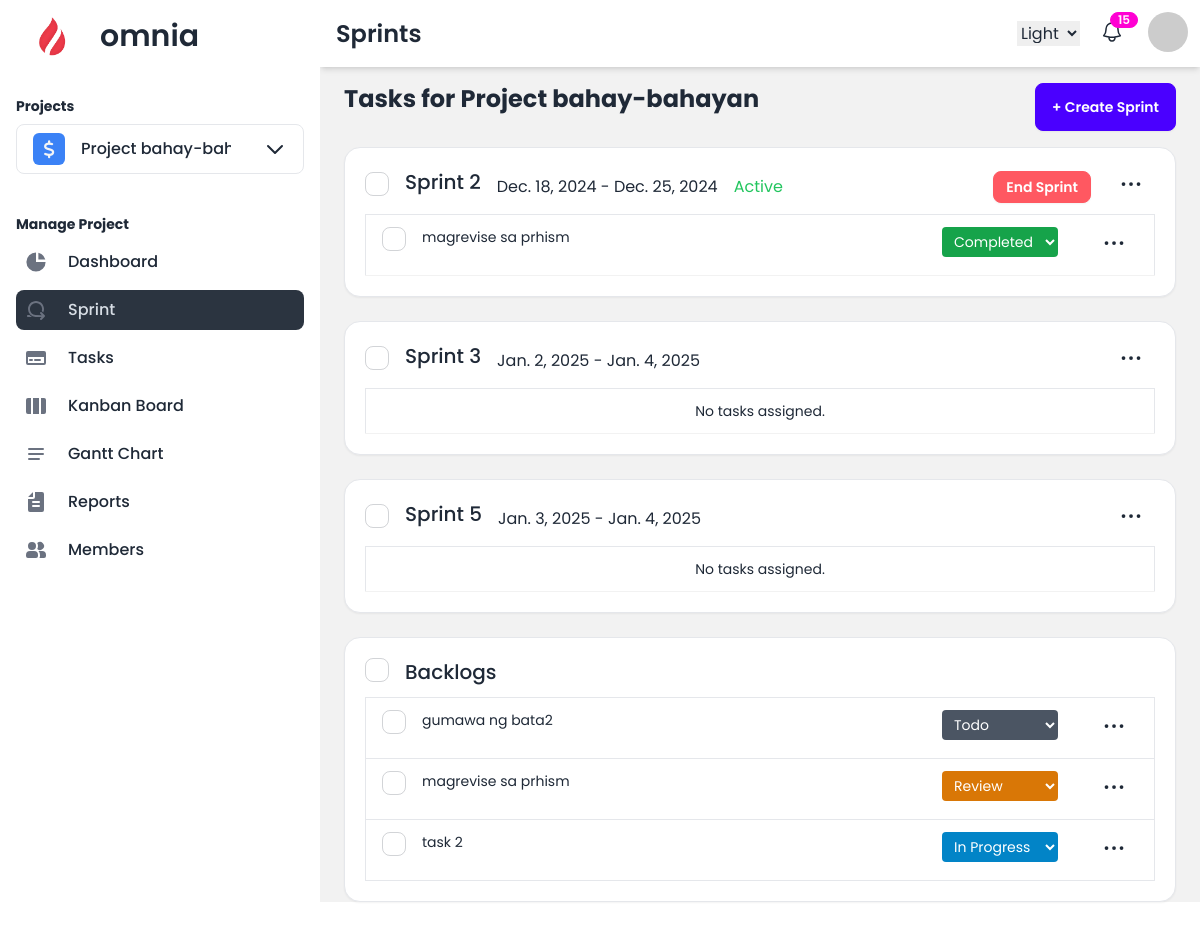
Before: /projects/sprints/ (signed in) with the older database file.
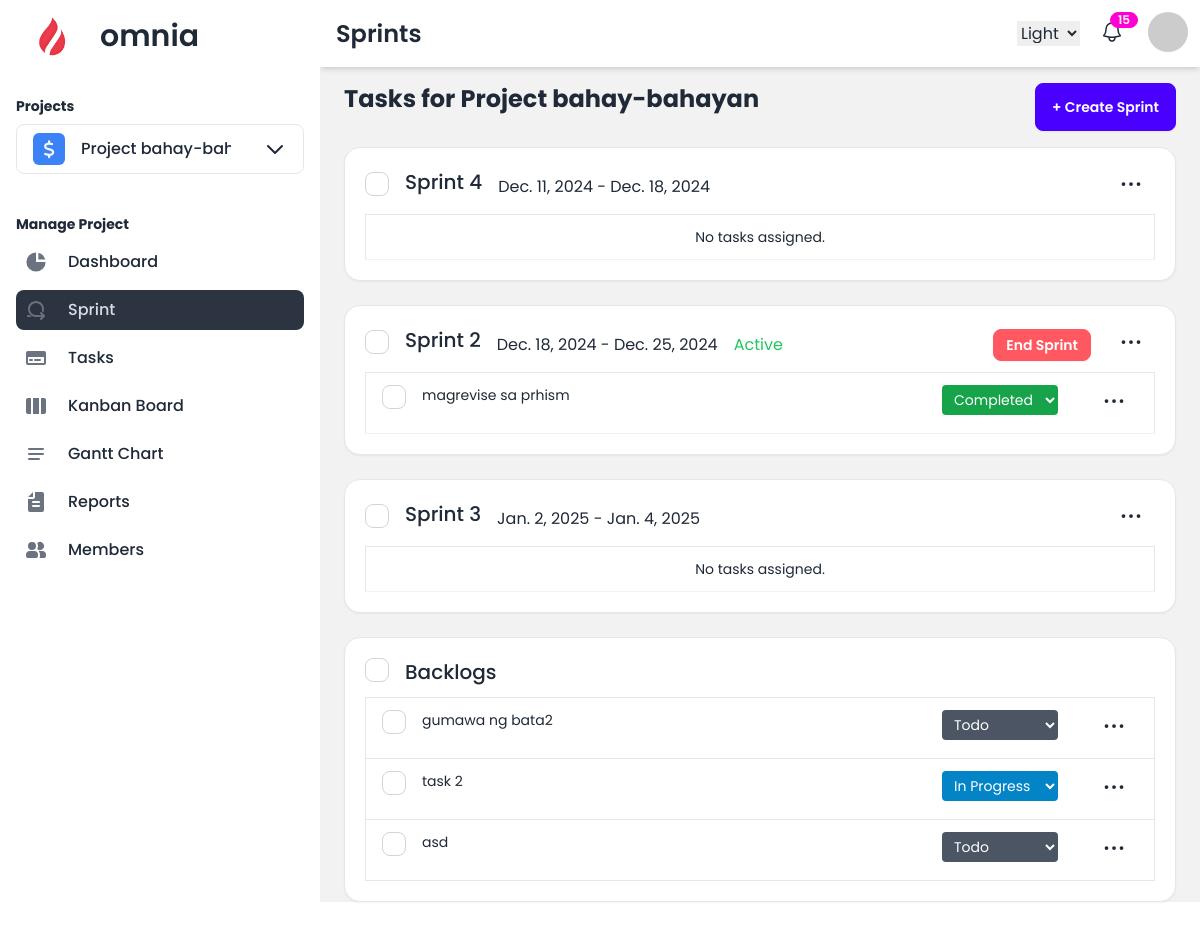
After: the same page with the newer database file.
### projects/models.py (models this page shows, shortened)
class Sprint(models.Model):
    project = models.ForeignKey(Project, on_delete=models.CASCADE, related_name='sprints')
    name = models.CharField(max_length=100)
    start_date = models.DateField()
    end_date = models.DateField()
    is_active = models.BooleanField(default=False)
    ended = models.BooleanField(default=False)
    created_at = models.DateTimeField(auto_now_add=True)

class Task(models.Model):
    STATUS_CHOICES = [
        ('todo', 'Todo'),
        ('in_progress', 'In Progress'),
        ('review', 'Review'),
        ('completed', 'Completed'),
    ]
    PRIORITY_CHOICES = [
        ('high', 'High'),
        ('medium', 'Medium'),
        ('low', 'Low'),
    ]
    name = models.CharField(max_length=255)
    description = models.TextField(blank=True, null=True)
    status = models.CharField(max_length=20, choices=STATUS_CHOICES, default='todo')
    priority = models.CharField(max_length=10, choices=PRIORITY_CHOICES, default='medium')
    start_date = models.DateField()
    end_date = models.DateField()
    created_at = models.DateTimeField(auto_now_add=True)
    sprint = models.ForeignKey(Sprint, on_delete=models.CASCADE, related_name='tasks', blank=True, null=True)
    project = models.ForeignKey(Project, on_delete=models.CASCADE, related_name='tasks')
    assigned_members = models.ManyToManyField(settings.AUTH_USER_MODEL, related_name='tasks', blank=True)
    assigned_teams = models.ManyToManyField(ProjectTeam, related_name='tasks', blank=True)

### projects/views.py (the view)
# urls.py: path('sprints/', views.project_sprints, name='project_sprints'),
@login_required
def project_sprints(request):
    project_id = request.session.get('current_project_id')
    if not project_id:
        return HttpResponseForbidden("No project selected.")
    today = now().date()
    project = Project.objects.get(id=project_id, owner=request.user)
    sprints = project.sprints.all().order_by('start_date')
    active_sprints = project.sprints.filter(ended=False).order_by('start_date')
    sprint_count = sprints.count()
    backlog_tasks = project.tasks.filter(sprint__isnull=True)
    sprints_with_tasks = {
        sprint: sprint.tasks.all() for sprint in active_sprints
    }
    existing_start_dates = [sprint.start_date.strftime('%Y-%m-%d') for sprint in sprints]
    if request.method == 'POST':
        form = SprintForm(request.POST)
        if form.is_valid():
            sprint = form.save(commit=False)
            sprint.project = project
            sprint.save()
            messages.success(request, "Sprint created successfully!", extra_tags="alert-success")
            return redirect('project_sprints')
        else:
            messages.error(request, "Failed to create the sprint. Please check the form and try again.", extra_tags="alert-error")
    else:
        form = SprintForm()
    return render(request, 'projects/project_sprints.html', {
        'today':today,
        'existing_start_dates': json.dumps(existing_start_dates),
        'sprints_with_tasks': sprints_with_tasks,
        'sprint_count' : sprint_count,
        'available_sprints': sprints,
        'backlog_tasks': backlog_tasks,
        'project': project,
        'form': form
    })

### projects/forms.py (shortened to what this page needs)
class ProjectForm(forms.ModelForm):
    class Meta:
        model = Project
        fields = ['name', 'emoji_icon', 'description', 'color']
        widgets = {
        }

class SprintForm(forms.ModelForm):
    class Meta:
        model = Sprint
        fields = ['name', 'start_date', 'end_date']
        widgets = {
            'start_date': forms.DateInput(attrs={'type': 'date'}),
            'end_date': forms.DateInput(attrs={'type': 'date'}),
        }
    def __init__(self, *args, **kwargs):
        self.project = kwargs.pop('project', None)
        super().__init__(*args, **kwargs)

### projects/context_processors.py (called while the page is built)
def user_projects(request):
    if request.user.is_authenticated:
        projects = Project.objects.filter(owner=request.user)
        return {'user_projects': projects}
    return {}

### projects/templatetags/custom_filters.py (called while the page is built)
@register.filter
def get_item(value, key):
    for item in value:
        if item.id == int(key):
            return item
    return None

### projects/templates/projects/project_sprints.html (shortened to what the changed rows need)
{% extends 'project_base.html' %}
{% load crispy_forms_tags %}
{% load widget_tweaks %}
{% block heading %}Sprints{% endblock %}
{% block content %}
<div class="flex items-center justify-between mb-4">
    <h1 class="text-2xl font-bold mb-4">Tasks for {{ project.name }}</h1>
</div>
{% for sprint, tasks in sprints_with_tasks.items %}
<div class="sprint-column card w-full p-5 bg-base-100 shadow-sm border mt-2 mb-6" data-sprint-id="{{ sprint.id }}">
    <div>
        <div class="flex flex-row justify-between">
            <div class="sprint-header flex flex-row items-center justify-center gap-4 mb-2">
                <label>
                    <input type="checkbox" class="checkbox" />
                </label>
                <div class="text-xl h-full font-medium">{{ sprint.name }}</div>
                <span>{{ sprint.start_date }} - {{ sprint.end_date }}</span>
                {% if sprint.end_date < today %}
                <span class="text-red-500">Sprint is overdue</span>
                {% elif  sprint.is_active %}
                <span class="text-green-500">Active</span>
                {% endif %}
            </div>
            <div class="sprint-header flex flex-row items-center justify-center gap-4 mb-2">
                <div>
                    {% if sprint.is_active %}
                    <form method="post" action="{% url 'end_sprint' sprint.id %}">
                        <button class="btn btn-error btn-sm text-white">End Sprint</button>
                    </form>
                    {% elif not project.current_sprint %}
                    <form method="post" action="{% url 'start_sprint' sprint.id %}">
                        {% csrf_token %}
                        <button class="btn btn-primary btn-sm text-white">Start Sprint</button>
                    </form>
                    {% endif %}
                </div>
                <div>
                    <div class="dropdown dropdown-end">
                        <div tabindex="0" role="button" class="btn btn-ghost btn-xs">
                            <svg class="w-[30px] h-[30px]" aria-hidden="true" xmlns="http://www.w3.org/2000/svg" width="24" height="24" fill="none" viewBox="0 0 24 24">
                                <path stroke="currentColor" stroke-linecap="round" stroke-width="3" d="M6 12h.01m6 0h.01m5.99 0h.01"/>
                            </svg>
                        </div>
                    </div>
                </div>
            </div>
        </div>
    </div>
    <table class="table w-full whitespace-no-wrap">
        <tbody>
        {% if tasks %}
            {% for task in tasks %}
                <tr class="border hover:bg-gray-200 whitespace-nowrap" data-task-id="{{ task.id }}" draggable="true">
                    <td>
                        <div class="flex flex-row justify-between">
                            <a href="{% url 'task_detail' task.id %}">
                                <div class="flex flex-row justify-between gap-4">
                                    <label>
                                        <input type="checkbox" class="checkbox" />
                                    </label>
                                    {{task.name}}
                                </div>
                            </a>
                            <div class="flex flex-row justify-between gap-4">
                                <div>
                                    <select class="editable-select {% if task.status == 'todo' %}bg-gray-600{% elif task.status == 'in_progress' %}bg-sky-600{% elif task.status == 'review' %}bg-amber-600{% elif task.status == 'completed' %}bg-green-600{% endif %} text-white py-1 px-2 rounded" data-field="status">
                                      {% for key, value in task.STATUS_CHOICES %}
                                      <option
                                        value="{{ key }}"
                                        {% if task.status == key %}selected{% endif %}
                                        class="py-2 font-medium bg-white text-gray-800">
                                        {{ value }}
                                      </option>
                                      {% endfor %}
                                    </select>
                                </div>
                                <div>
                                    <div class="dropdown dropdown-end">
                                        <div tabindex="0" role="button" class="btn btn-ghost btn-xs">
                                            <svg class="w-[30px] h-[30px]" aria-hidden="true" xmlns="http://www.w3.org/2000/svg" width="24" height="24" fill="none" viewBox="0 0 24 24">
                                                <path stroke="currentColor" stroke-linecap="round" stroke-width="3" d="M6 12h.01m6 0h.01m5.99 0h.01"/>
                                            </svg>
                                        </div>
                                    </div>
                                </div>
                            </div>
                        </div>
                    </td>
                </tr>
            {% endfor %}
        {% else %}
            <tr class="border">
                <td>
                    <h1 class="text-center">No tasks assigned.</h1>
                </td>
            </tr>
        {% endif %}
        </tbody>
    </table>
</div>
{% endfor %}
{% if backlog_tasks  %}
<div class="card w-full p-5 bg-base-100 shadow-sm border mt-2" data-sprint-id="">
    <table class="table w-full whitespace-no-wrap">
        <tbody>
        {% for task in backlog_tasks %}
            <tr class="border border-gray-200 hover:bg-gray-200 whitespace-nowrap" data-task-id="{{ task.id }}">
                <td>
                    <div class="flex flex-row justify-between">
                        <a href="{% url 'task_detail' task.id %}">
                            <div class="flex flex-row justify-between gap-4">
                                <label>
                                    <input type="checkbox" class="checkbox" />
                                </label>
                                {{task.name}}
                            </div>
                        </a>
                        <div class="flex flex-row justify-between gap-4">
                            <div>
                                <select class="editable-select {% if task.status == 'todo' %}bg-gray-600{% elif task.status == 'in_progress' %}bg-sky-600{% elif task.status == 'review' %}bg-amber-600{% elif task.status == 'completed' %}bg-green-600{% endif %} text-white py-1 px-2 rounded" data-field="status">
                                  {% for key, value in task.STATUS_CHOICES %}
                                  <option
                                    value="{{ key }}"
                                    {% if task.status == key %}selected{% endif %}
                                    class="py-2 font-medium bg-white text-gray-800">
                                    {{ value }}
                                  </option>
                                  {% endfor %}
                                </select>
                            </div>
                            <div>
                                <div class="dropdown dropdown-end">
                                    <div tabindex="0" role="button" class="btn btn-ghost btn-xs">
                                        <svg class="w-[30px] h-[30px]" aria-hidden="true" xmlns="http://www.w3.org/2000/svg" width="24" height="24" fill="none" viewBox="0 0 24 24">
                                            <path stroke="currentColor" stroke-linecap="round" stroke-width="3" d="M6 12h.01m6 0h.01m5.99 0h.01"/>
                                        </svg>
                                    </div>
                                </div>
                            </div>
                        </div>
                    </div>
                </td>
            </tr>
        {% endfor %}
        </tbody>
    </table>
</div>
{% else %}
    <p>No tasks found for this project.</p>
{% endif %}
{% endblock %}

Changed rows visible on the page:
removed Sprint: name "Sprint 5", start_date "Jan. 3, 2025", end_date "Jan. 4, 2025", shows "No tasks assigned."
removed Task: name "magrevise sa prhism", status "Review"
added Sprint: name "Sprint 4", start_date "Dec. 11, 2024", end_date "Dec. 18, 2024", shows "No tasks assigned."
added Task: name "asd", status "Todo"
